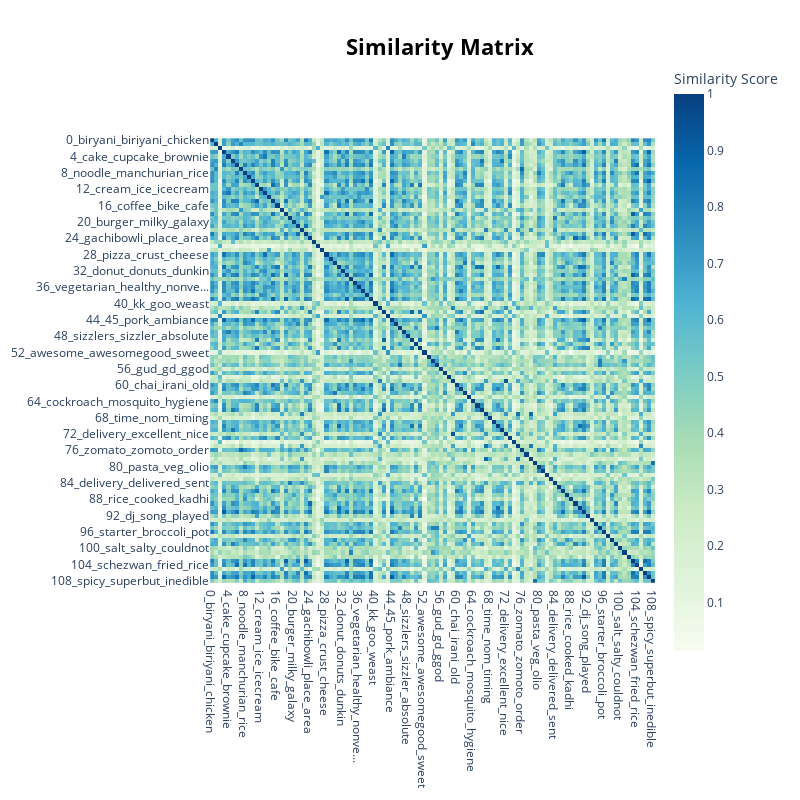

The notebook cell this image was saved under:
### Code cell
# Visualize similarity using heatmap
topic_model.visualize_heatmap()

### Figure 1 — Plotly figure (JSON) as saved in the notebook; plotly's stock layout.template omitted (floating-point values rounded to 4 significant figures; data arrays with more than 128 entries replaced by an {"elided": "..."} marker saying what was removed)
{"data": [{"coloraxis": "coloraxis", "hovertemplate": "x: %{x}<br>y: %{y}<br>Similarity Score: %{z}<extra></extra>", "name": "0", "type": "heatmap", "x": ["0_biryani_biriyani_chicken", "1_manager_table_rude", "2_good_boy_bhehave", "3_buffet_spread_lunch", "4_cake_cupcake_brownie", "5_excellent_service_ab", "6_chinese_noodle_authentic", "7_zomato_order_gold", "8_noodle_manchurian_rice", "9_shawarma_rumali_shawarmas", "10_chicken_dish_fish", "11_hyderabad_party_music", "12_cream_ice_icecream", "13_waffle_bread_pancake", "14_quantity_less_taste", "15_hyderabad_pork_best", "16_coffee_bike_cafe", "17_order_received_delivered", "18_punjabi_dal_lassi", "19_packing_packaging_plastic", "20_burger_milky_galaxy", "21_paratha_parathas_parantha", "22_delivery_fast_quick", "23_paneer_curry_masala", "24_gachibowli_place_area", "25_service_good_listend", "26_nice_rider_person", "27_quantity_less_suck", "28_pizza_crust_cheese", "29_momos_kurkure_momo", "30_chicken_smelling_bad", "31_ambience_decent_good", "32_donut_donuts_dunkin", "33_indian_north_south", "34_taste_zero_wanted", "35_mandi_arabian_yum", "36_vegetarian_healthy_nonve...", "37_wing_wild_sauce", "38_shake_tempteys_oreo", "39_andhra_telugu_kodi", "40_kk_goo_weast", "41_delivery_boy_man", "42_hangout_friend_place", "43_excellent_you_great", "44_45_pork_ambiance", "45_wrap_jumbo_cheese", "46_food_goodearlier_good", "47_biscuit_bakery_karachi", "48_sizzlers_sizzler_absolute", "49_music_hangout_crowd", "50_worst_ever_food", "51_dance_floor_saturday", "52_awesome_awesomegood_sweet", "53_cold_hot_delivered", "54_tasty_yummy_delicious", "55_awesome_expensive_food", "56_gud_gd_ggod", "57_maggi_double_hunger", "58_bad_worst_execelent", "59_delivery_good_man", "60_chai_irani_old", "61_beer_brewed_drought", "62_maggie_egg_double", "63_super_su_fsuperb", "64_cockroach_mosquito_hygiene", "65_pool_rooftop_view", "66_nice_family_hospitality", "67_delivery_time_minute", "68_time_nom_timing", "69_haleem_pista_house", "70_music_cocktail_ambience", "71_birthday_wonderful_thank", "72_delivery_excellent_nice", "73_chocolate_room_hot", "74_ok_oooooooooooooo_wowww", "75_delivered_time_specifed", "76_zomato_zomoto_order", "77_quality_poor_test", "78_delivery_time_professional", "79_spicy_mast_extremely", "80_pasta_veg_olio", "81_pizza_cheese_margherita", "82_job_thank_aavula", "83_oily_oil_oilly", "84_delivery_delivered_sent", "85_gaming_vr_game", "86_goa_goan_sea", "87_kfc_zinger_loosing", "88_rice_cooked_kadhi", "89_paradise_gachibowli_next", "90_45_ambience_810", "91_prawn_catch_goan", "92_dj_song_played", "93_worth_overpriced_money", "94_onion_lemon_onions", "95_tasty_weaste_edible", "96_starter_broccoli_pot", "97_superb_fooooooood_swipe", "98_fries_wing_fry", "99_gobind_3bs_gochibowli", "100_salt_salty_couldnot", "101_taste_awesome_excellent", "102_rotis_roti_vary", "103_lababdar_paneer_north", "104_schezwan_fried_rice", "105_delivered_expected_yet", "106_navratri_sabudana_thali", "107_pork_67_grill", "108_spicy_superbut_inedible"], "xaxis": "x", "y": ["0_biryani_biriyani_chicken", "1_manager_table_rude", "2_good_boy_bhehave", "3_buffet_spread_lunch", "4_cake_cupcake_brownie", "5_excellent_service_ab", "6_chinese_noodle_authentic", "7_zomato_order_gold", "8_noodle_manchurian_rice", "9_shawarma_rumali_shawarmas", "10_chicken_dish_fish", "11_hyderabad_party_music", "12_cream_ice_icecream", "13_waffle_bread_pancake", "14_quantity_less_taste", "15_hyderabad_pork_best", "16_coffee_bike_cafe", "17_order_received_delivered", "18_punjabi_dal_lassi", "19_packing_packaging_plastic", "20_burger_milky_galaxy", "21_paratha_parathas_parantha", "22_delivery_fast_quick", "23_paneer_curry_masala", "24_gachibowli_place_area", "25_service_good_listend", "26_nice_rider_person", "27_quantity_less_suck", "28_pizza_crust_cheese", "29_momos_kurkure_momo", "30_chicken_smelling_bad", "31_ambience_decent_good", "32_donut_donuts_dunkin", "33_indian_north_south", "34_taste_zero_wanted", "35_mandi_arabian_yum", "36_vegetarian_healthy_nonve...", "37_wing_wild_sauce", "38_shake_tempteys_oreo", "39_andhra_telugu_kodi", "40_kk_goo_weast", "41_delivery_boy_man", "42_hangout_friend_place", "43_excellent_you_great", "44_45_pork_ambiance", "45_wrap_jumbo_cheese", "46_food_goodearlier_good", "47_biscuit_bakery_karachi", "48_sizzlers_sizzler_absolute", "49_music_hangout_crowd", "50_worst_ever_food", "51_dance_floor_saturday", "52_awesome_awesomegood_sweet", "53_cold_hot_delivered", "54_tasty_yummy_delicious", "55_awesome_expensive_food", "56_gud_gd_ggod", "57_maggi_double_hunger", "58_bad_worst_execelent", "59_delivery_good_man", "60_chai_irani_old", "61_beer_brewed_drought", "62_maggie_egg_double", "63_super_su_fsuperb", "64_cockroach_mosquito_hygiene", "65_pool_rooftop_view", "66_nice_family_hospitality", "67_delivery_time_minute", "68_time_nom_timing", "69_haleem_pista_house", "70_music_cocktail_ambience", "71_birthday_wonderful_thank", "72_delivery_excellent_nice", "73_chocolate_room_hot", "74_ok_oooooooooooooo_wowww", "75_delivered_time_specifed", "76_zomato_zomoto_order", "77_quality_poor_test", "78_delivery_time_professional", "79_spicy_mast_extremely", "80_pasta_veg_olio", "81_pizza_cheese_margherita", "82_job_thank_aavula", "83_oily_oil_oilly", "84_delivery_delivered_sent", "85_gaming_vr_game", "86_goa_goan_sea", "87_kfc_zinger_loosing", "88_rice_cooked_kadhi", "89_paradise_gachibowli_next", "90_45_ambience_810", "91_prawn_catch_goan", "92_dj_song_played", "93_worth_overpriced_money", "94_onion_lemon_onions", "95_tasty_weaste_edible", "96_starter_broccoli_pot", "97_superb_fooooooood_swipe", "98_fries_wing_fry", "99_gobind_3bs_gochibowli", "100_salt_salty_couldnot", "101_taste_awesome_excellent", "102_rotis_roti_vary", "103_lababdar_paneer_north", "104_schezwan_fried_rice", "105_delivered_expected_yet", "106_navratri_sabudana_thali", "107_pork_67_grill", "108_spicy_superbut_inedible"], "yaxis": "y", "z": {"elided": "109x109 float values"}}], "layout": {"coloraxis": {"colorbar": {"title": {"text": "Similarity Score"}}, "colorscale": [[0, "rgb(247,252,240)"], [0.125, "rgb(224,243,219)"], [0.25, "rgb(204,235,197)"], [0.375, "rgb(168,221,181)"], [0.5, "rgb(123,204,196)"], [0.625, "rgb(78,179,211)"], [0.75, "rgb(43,140,190)"], [0.875, "rgb(8,104,172)"], [1, "rgb(8,64,129)"]]}, "height": 800, "hoverlabel": {"bgcolor": "white", "font": {"family": "Rockwell", "size": 16}}, "legend": {"title": {"text": "Trend"}}, "margin": {"t": 60}, "showlegend": true, "title": {"font": {"color": "Black", "size": 22}, "text": "<b>Similarity Matrix</b>", "x": 0.55, "xanchor": "center", "y": 0.95, "yanchor": "top"}, "width": 800, "xaxis": {"anchor": "y", "constrain": "domain", "domain": [0, 1], "scaleanchor": "y"}, "yaxis": {"anchor": "x", "autorange": "reversed", "constrain": "domain", "domain": [0, 1]}}}
